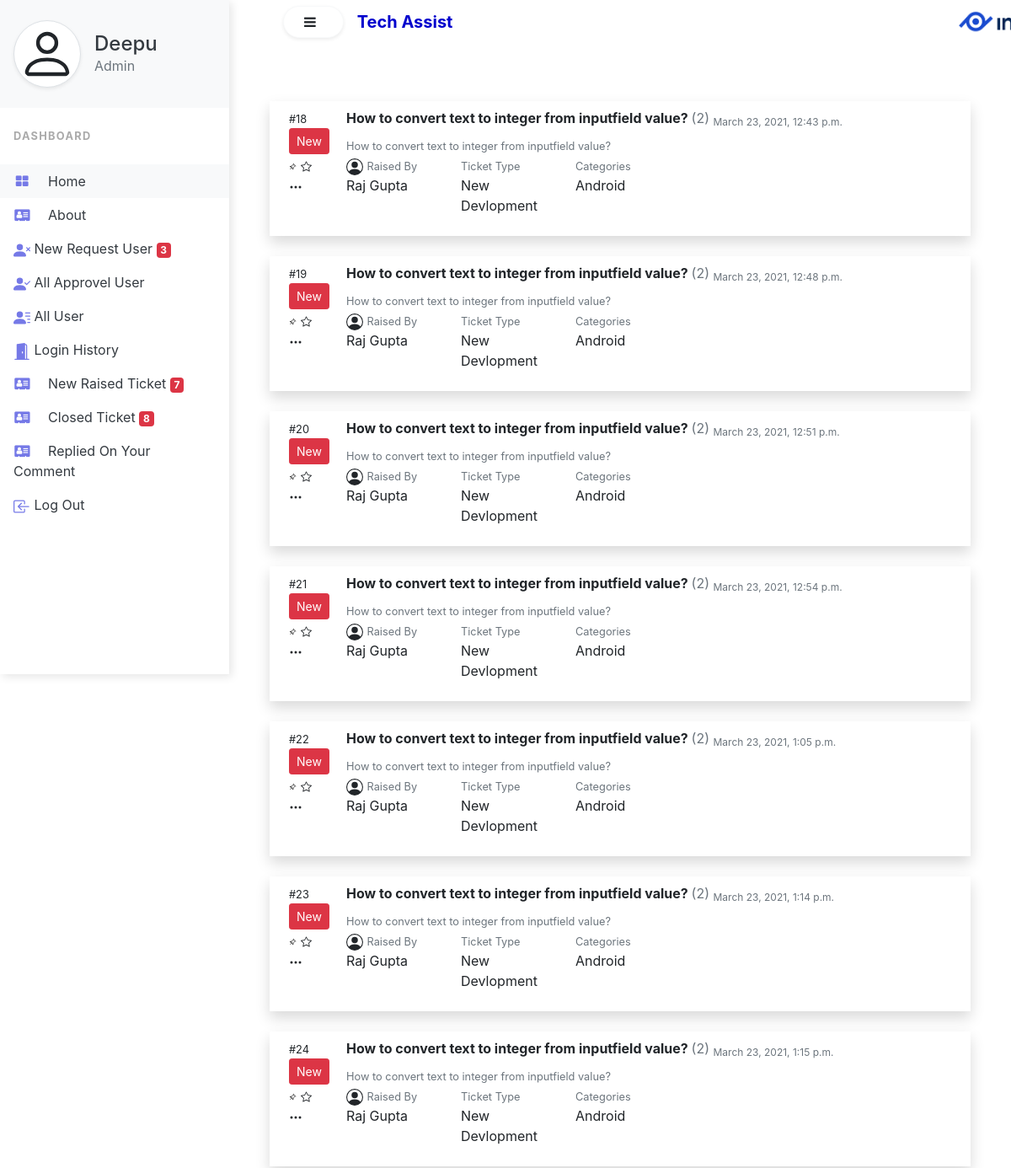
/newraisedticketadmin/ (signed in), run on an earlier commit of the app's database.
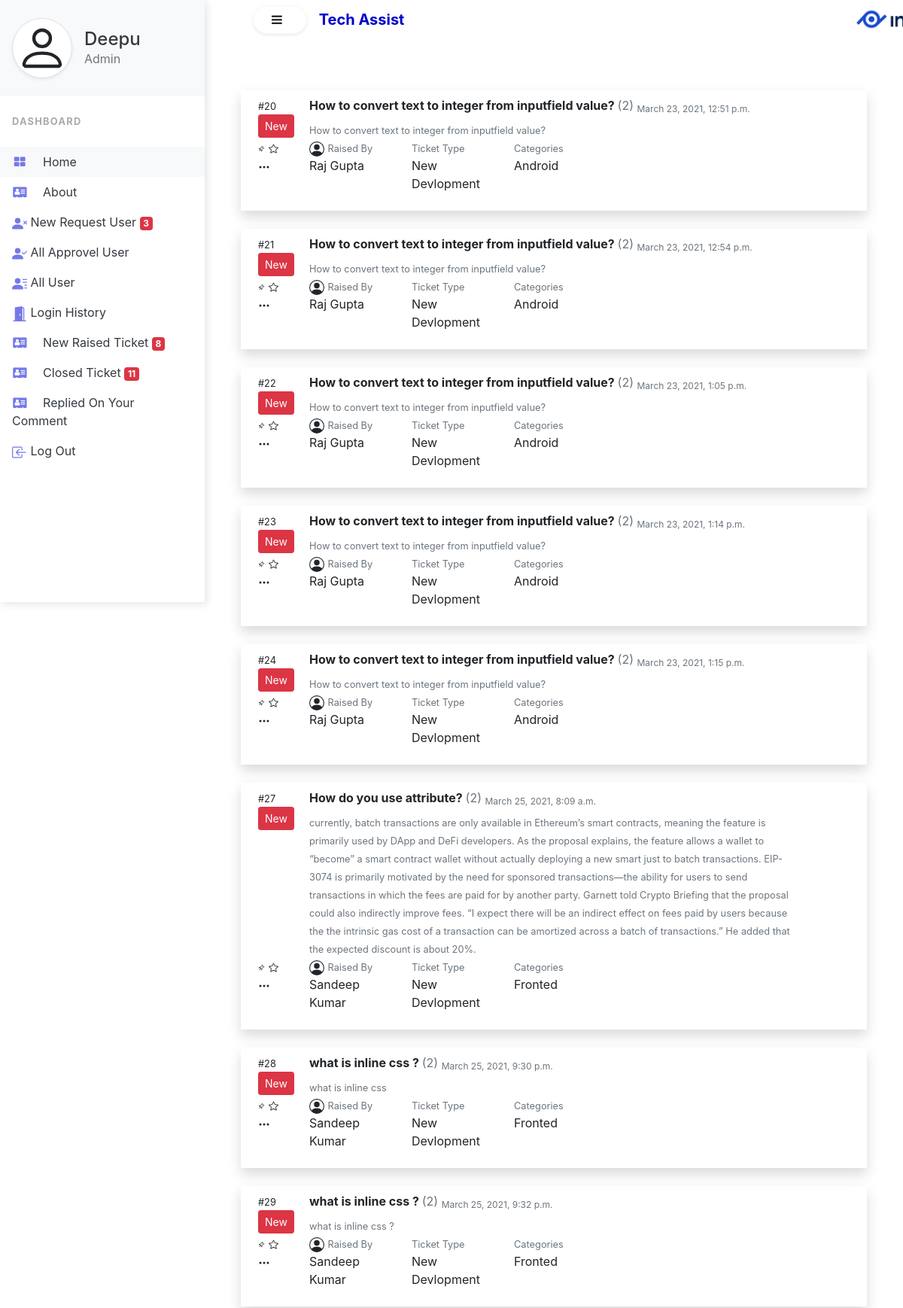
And on a later commit of the database.
### Help/models.py (models this page shows, shortened)
class TicketModel(models.Model):
    user = models.ForeignKey(UserModel, on_delete=models.CASCADE)
    status = models.CharField(max_length=100, null=True)
    categrories = models.CharField(max_length=100, choices=CATEGORIES)
    ticket_type = models.CharField(max_length=100, choices=TICKET_TYPE)
    question = models.CharField(max_length=250)
    description = models.TextField(null=True)
    ticket_raise_date = models.DateTimeField(auto_now=False, auto_now_add=False, null=True)
    ticket_opened_by = models.IntegerField(null=True)
    ticket_closed_by = models.IntegerField(null=True)
    ticket_open_date = models.DateTimeField(auto_now=False, auto_now_add=False, null=True)
    ticket_close_date = models.DateTimeField(auto_now=False, auto_now_add=False, null=True)

class UserModel(models.Model):
    first_name = models.CharField(max_length=100)
    mid_name = models.CharField(max_length=100, blank=True)
    last_name = models.CharField(max_length=100)
    gender = models.CharField(max_length=10)
    email = models.EmailField(max_length=100, unique=True)
    user_type = models.CharField(max_length=100, choices=USERTYPE)
    password = models.CharField(max_length=100, default=None)
    approved_by = models.CharField(max_length=100, null=True, blank=True)
    approved_date = models.DateField(auto_now=False, auto_now_add=False, null=True, blank=True )
    revoked_by = models.IntegerField(max_length=3, null=True, blank=True)
    revoke_date = models.DateField(auto_now=False, auto_now_add=False, null=True, blank=True)

### Help/views.py (the view)
# urls.py: path('newraisedticketadmin/', newRaisedTicketinadmin),
def newRaisedTicketinadmin(request):
    if request.session.get('name', 'None') == 'None':
        return redirect('/login/')
    if request.session['user_type'] != 'Admin':
        return redirect('/logout/')
    data = request.session.get('name')
    ut = request.session.get('user_type')
    new_Raised_Ticket = TicketModel.objects.filter(status="New")
    nt = len(new_Raised_Ticket)
    closed_Ticket = TicketModel.objects.filter(status="Solved")
    ct = len(closed_Ticket)
    new_request = UserModel.objects.filter(approved_by=None)
    tn = len(new_request)
    return render(request, 'admin_new_raised_ticket.html', {'rt': new_Raised_Ticket, 'data':data, 'ut':ut, 'nt':nt,'ct':ct, 'tn': tn,})

### Help/templates/admin_new_raised_ticket.html (shortened to what this page needs)
{% extends 'index.html' %}
{% block sidenavbar %}
<div class="vertical-nav bg-white" id="sidebar">
  <div class="py-4 px-3 mb-4 bg-light">
    <div class="media d-flex align-items-center">
      <div class="media-body">
        <a href="/adminprofile/" class="text-dark"><h4 class="m-0">{{ data }}</h4></a>
        <p class="font-weight-normal text-muted mb-0">{{ut}}</p>
      </div>
    </div>
  </div>
  <p class="text-gray font-weight-bold text-uppercase px-3 small pb-4 mb-0">Dashboard</p>
  <ul class="nav flex-column bg-white mb-0">
    <li class="nav-item">
      <a href="/" class="nav-link text-dark bg-light">
                <i class="fa fa-th-large mr-3 text-primary fa-fw"></i>
                home
            </a>
    </li>
    <li class="nav-item">
      <a href="#" class="nav-link text-dark">
                <i class="fa fa-address-card mr-3 text-primary fa-fw"></i>
                about
            </a>
    </li>
    <li class="nav-item">
      <a href="/viewnewrequest/" class="nav-link text-dark">
                New Request User <span class="badge badge-danger" id="NewUserRequest">{{ tn }}</span>
            </a>
    </li>
    <li class="nav-item">
      <a href="/viewapprovel/" class="nav-link text-dark">
                All Approvel User
            </a>
    </li>
      <li class="nav-item">
      <a href="/alluser/" class="nav-link text-dark text-dark">
                All User
            </a>
    </li>
      <li class="nav-item">
      <a href="/loginhistory" class="nav-link text-dark text-dark">
                Login History
            </a>
    </li>
      <li class="nav-item">
      <a href="/newraisedticketadmin/" class="nav-link text-dark">
                <i class="fa fa-address-card mr-3 text-primary fa-fw"></i>
                New Raised Ticket <span class="badge badge-danger" id="NofNewTicket">{{ nt }}</span>
            </a>
    </li>
      <li class="nav-item">
      <a href="/showclosedticketadmin/" class="nav-link text-dark">
                <i class="fa fa-address-card mr-3 text-primary fa-fw"></i>
                Closed Ticket <span class="badge badge-danger" id="ClosedTicket">{{ ct }}</span>
            </a>
        </li>
      <li class="nav-item">
      <a href="/repliedasmincomment/" class="nav-link text-dark">
                <i class="fa fa-address-card mr-3 text-primary fa-fw"></i>
                Replied On Your Comment
            </a>
    </li>
    <li class="nav-item">
      <a href="/logout/" class="nav-link text-dark">
                Log Out
            </a>
    </li>
  </ul>
</div>
{% endblock sidenavbar %}
{% block item %}
<div class="container">
    {% for i in rt %}
	<div class="row p-2 shadow mt-4">
		<div class="col-md-12">
		<div class="row">
			<div class="col-md-1">
						<div class="row">
							<div class="col-md-12">
								<small>#{{i.id}}</small>
							</div>
						</div>
						<div class="row">
							<div class="col-md-12">
                                <a href="/newraiseticketbyadmin/status/{{ i.id }}/"><button class="btn btn-danger btn-sm" >{{i.status}}</button></a>
							</div>
						</div>
			</div>
			<div class="col-md-10">
				<strong>{{i.question}} </strong><label class="text text-muted"> (2)</label> <sub class="text text-muted">{{i.ticket_raise_date}}</sub><br/>
				<small class="text text-muted">{{i.description}}</small>
			</div>
		</div>
		<div class="row">
			<div class="col-md-1">
								<svg xmlns="http://www.w3.org/2000/svg" width="16" height="16" fill="currentColor" class="bi bi-three-dots" viewBox="0 0 16 16">
				  <path d="M3 9.5a1.5 1.5 0 1 1 0-3 1.5 1.5 0 0 1 0 3zm5 0a1.5 1.5 0 1 1 0-3 1.5 1.5 0 0 1 0 3zm5 0a1.5 1.5 0 1 1 0-3 1.5 1.5 0 0 1 0 3z"/>
				</svg>
							</div>
			<div class="col-md-2">
<small class="text text-muted">Raised By</small>
<p>{{i.user.first_name}} {{i.user.mid_name}} {{i.user.last_name}}</p>
			</div>
			<div class="col-md-2">
				<small class="text text-muted">Ticket Type</small>
				<p>{{ i.ticket_type }}</p>
			</div>
			<div class="col-md-2">
				<small class="text text-muted">Categories</small>
				<p>{{ i.categrories }}</p>
			</div>
		</div>
	</div>
</div>
    {% endfor %}
</div>
{% endblock item %}

What changed in the data, as far as the page shows it:
no longer on this page (row edited): TicketModel: id "18", status "New", question "How to convert text to integer from inputfield value?", ticket_raise_date "March 23, 2021, 12:43 p.m.", description "How to convert text to integer from inputfield value?", user.first_name "Raj", user.last_name "Gupta", ticket_type "New Devlopment", categrories "Android"
no longer on this page (row edited): TicketModel: id "19", status "New", question "How to convert text to integer from inputfield value?", ticket_raise_date "March 23, 2021, 12:48 p.m.", description "How to convert text to integer from inputfield value?", user.first_name "Raj", user.last_name "Gupta", ticket_type "New Devlopment", categrories "Android"
now on this page (row unchanged): UserModel: user_type "Admin"
added TicketModel: id "27", status "New", question "How do you use attribute?", ticket_raise_date "March 25, 2021, 8:09 a.m.", description "currently, batch transactions are only available in Ethereum’s smart contracts, meaning the feature is primarily used by DApp and DeFi developers. As the proposal explains, the feature allows a wallet to “become” a smart contract wallet without actually deploying a new smart just to batch transactions. EIP-3074 is primarily motivated by the need for sponsored transactions—the ability for users to send transactions in which the fees are paid for by another party. Garnett told Crypto Briefing that the proposal could also indirectly improve fees. “I expect there will be an indirect effect on fees paid by users because the the intrinsic gas cost of a transaction can be amortized across a batch…", user.first_name "Sandeep", user.last_name "Kumar", ticket_type "New Devlopment", categrories "Fronted"
added TicketModel: id "28", status "New", question "what is inline css ?", ticket_raise_date "March 25, 2021, 9:30 p.m.", description "what is inline css", user.first_name "Sandeep", user.last_name "Kumar", ticket_type "New Devlopment", categrories "Fronted"
added TicketModel: id "29", status "New", question "what is inline css ?", ticket_raise_date "March 25, 2021, 9:32 p.m.", description "what is inline css ?", user.first_name "Sandeep", user.last_name "Kumar", ticket_type "New Devlopment", categrories "Fronted"
Also different on the page:
{{ nt }}: "7" → "8"
{{ ct }}: "8" → "11"
{{ ut }}: "Admin" → (not shown)
